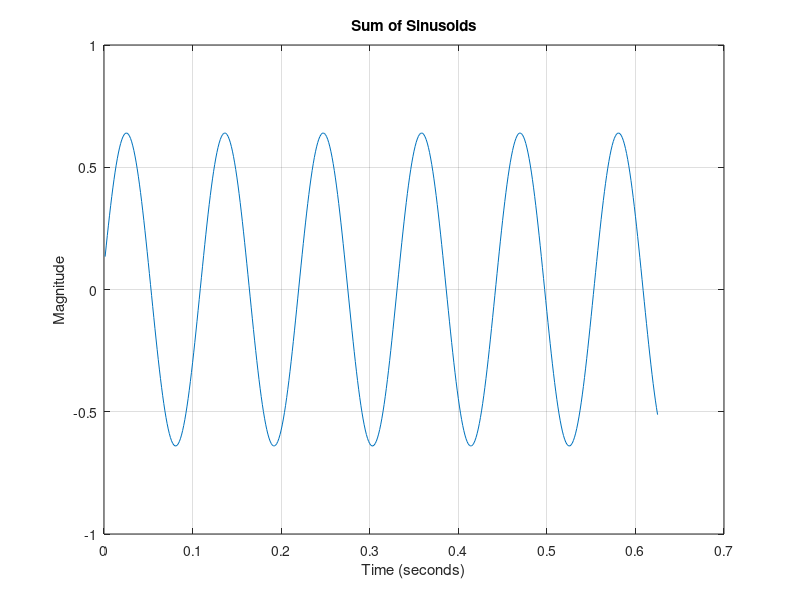

The MATLAB source for this figure: (Note: this script raises an error after producing the figure.)
%%%%% Part 1 %%%%
% Make Plot of sum of cosines
dt = 1/800;
XX = rand(1,3).*exp(2*j*pi*rand(1,3));3
freq = 9;
ccsum = zeros(3,500);
tk = 1:500;
t = tk*dt;
    
% Create amplitude and phase vectors
% Both have length of XX
A = abs(XX);
phi = angle(XX);

% Create mesh grid of k values and phi values
% meshes have size of phi x size of k
[tkmesh, phimesh] = meshgrid(tk, phi);

% Create time mesh
tmesh = tkmesh*dt;

% Use dot product to sum sinusoids
ccsum = A*cos(2*pi*freq*tmesh + phimesh);

plot(t, ccsum);
title('Sum of Sinusoids');
xlabel('Time (seconds)');
ylabel('Magnitude');
grid on, zoom  on, shg

%%%% Part 2 %%%%
mySig.freq = 2;    %-- (in hertz)
mySig.complexAmp = 5*exp(j*pi/4);
dur = 2;
start = -1;
dt = 1/(32*mySig.freq);
mySigWithVals = makeCosVals(mySig, dur, start, dt);
figure
plot(mySigWithVals.times, mySigWithVals.values);
title('Make Cosine Function');
xlabel('Time (seconds)');
ylabel('Magnitude');
grid on, zoom  on, shg

%%%% Part 3 %%%%
ss(1).freq = 15; ss(1).complexAmp = exp(j*pi/4);
ss(2).freq = 12; ss(2).complexAmp = 2i;
ss(3).freq = 9; ss(3).complexAmp = -4;

dur = 1;
tstart = -0.5;
dt = 1/(15*32);

ssOut = addCosVals(ss, dur, tstart, dt);
figure
plot(ssOut.times, ssOut.values);